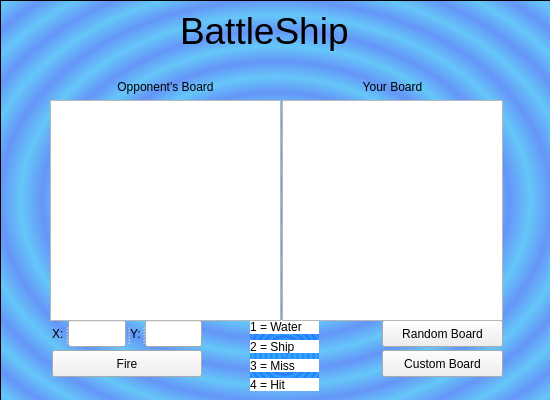
<?xml version="1.0" encoding="UTF-8"?>
<ui version="4.0">
 <class>battlenetworkgame</class>
 <widget class="QWidget" name="battlenetworkgame">
  <property name="geometry">
   <rect>
    <x>0</x>
    <y>0</y>
    <width>550</width>
    <height>400</height>
   </rect>
  </property>
  <property name="windowTitle">
   <string>BattleShip Network Game</string>
  </property>
  <widget class="QLabel" name="GameLogo">
   <property name="geometry">
    <rect>
     <x>180</x>
     <y>10</y>
     <width>191</width>
     <height>41</height>
    </rect>
   </property>
   <property name="font">
    <font>
     <pointsize>28</pointsize>
    </font>
   </property>
   <property name="text">
    <string>BattleShip</string>
   </property>
  </widget>
  <widget class="QPushButton" name="CustomButton">
   <property name="geometry">
    <rect>
     <x>382</x>
     <y>350</y>
     <width>121</width>
     <height>27</height>
    </rect>
   </property>
   <property name="text">
    <string>Custom Board</string>
   </property>
  </widget>
  <widget class="QPushButton" name="RandomButton">
   <property name="geometry">
    <rect>
     <x>382</x>
     <y>320</y>
     <width>121</width>
     <height>27</height>
    </rect>
   </property>
   <property name="text">
    <string>Random Board</string>
   </property>
  </widget>
  <widget class="QSplitter" name="Coordinates">
   <property name="enabled">
    <bool>true</bool>
   </property>
   <property name="geometry">
    <rect>
     <x>52</x>
     <y>320</y>
     <width>150</width>
     <height>27</height>
    </rect>
   </property>
   <property name="orientation">
    <enum>Qt::Horizontal</enum>
   </property>
   <widget class="QLabel" name="XLabel">
    <property name="enabled">
     <bool>true</bool>
    </property>
    <property name="text">
     <string>X:</string>
    </property>
   </widget>
   <widget class="QLineEdit" name="FireRowText"/>
   <widget class="QLabel" name="YLabel">
    <property name="text">
     <string>Y:</string>
    </property>
   </widget>
   <widget class="QLineEdit" name="FireColText">
    <property name="enabled">
     <bool>true</bool>
    </property>
   </widget>
  </widget>
  <widget class="QWidget" name="layoutWidget">
   <property name="geometry">
    <rect>
     <x>282</x>
     <y>80</y>
     <width>221</width>
     <height>241</height>
    </rect>
   </property>
   <layout class="QVBoxLayout" name="PlayerWin">
    <property name="sizeConstraint">
     <enum>QLayout::SetNoConstraint</enum>
    </property>
    <item>
     <widget class="QLabel" name="PlayerBoardLabel">
      <property name="text">
       <string>Your Board</string>
      </property>
      <property name="alignment">
       <set>Qt::AlignCenter</set>
      </property>
     </widget>
    </item>
    <item>
     <widget class="QTextBrowser" name="PlayerGameBoard"/>
    </item>
   </layout>
  </widget>
  <widget class="QPushButton" name="FireButton">
   <property name="geometry">
    <rect>
     <x>52</x>
     <y>350</y>
     <width>150</width>
     <height>27</height>
    </rect>
   </property>
   <property name="text">
    <string>Fire</string>
   </property>
  </widget>
  <widget class="QWidget" name="layoutWidget_2">
   <property name="geometry">
    <rect>
     <x>50</x>
     <y>80</y>
     <width>231</width>
     <height>241</height>
    </rect>
   </property>
   <layout class="QVBoxLayout" name="EnemyWin">
    <property name="sizeConstraint">
     <enum>QLayout::SetNoConstraint</enum>
    </property>
    <item>
     <widget class="QLabel" name="OppName">
      <property name="text">
       <string>Opponent's Board</string>
      </property>
      <property name="alignment">
       <set>Qt::AlignCenter</set>
      </property>
     </widget>
    </item>
    <item>
     <widget class="QTextBrowser" name="OpponentGameBoard">
      <property name="maximumSize">
       <size>
        <width>16777215</width>
        <height>16777215</height>
       </size>
      </property>
     </widget>
    </item>
   </layout>
  </widget>
  <widget class="QFrame" name="frame">
   <property name="geometry">
    <rect>
     <x>0</x>
     <y>0</y>
     <width>551</width>
     <height>401</height>
    </rect>
   </property>
   <property name="styleSheet">
    <string notr="true">background-color: qradialgradient(spread:repeat, cx:0.5, cy:0.5, radius:0.077, fx:0.5, fy:0.5, stop:0 rgba(0, 169, 255, 147), stop:0.497326 rgba(0, 84, 255, 147), stop:1 rgba(0, 169, 255, 147));</string>
   </property>
   <property name="frameShape">
    <enum>QFrame::StyledPanel</enum>
   </property>
   <property name="frameShadow">
    <enum>QFrame::Raised</enum>
   </property>
   <widget class="QWidget" name="layoutWidget_3">
    <property name="geometry">
     <rect>
      <x>250</x>
      <y>320</y>
      <width>69</width>
      <height>71</height>
     </rect>
    </property>
    <layout class="QVBoxLayout" name="verticalLayout">
     <item>
      <widget class="QLabel" name="label">
       <property name="styleSheet">
        <string notr="true">background-color: rgb(255, 255, 255);</string>
       </property>
       <property name="text">
        <string>1 = Water</string>
       </property>
      </widget>
     </item>
     <item>
      <widget class="QLabel" name="label_2">
       <property name="styleSheet">
        <string notr="true">background-color: rgb(255, 255, 255);</string>
       </property>
       <property name="text">
        <string>2 = Ship</string>
       </property>
      </widget>
     </item>
     <item>
      <widget class="QLabel" name="label_3">
       <property name="styleSheet">
        <string notr="true">background-color: rgb(255, 255, 255);</string>
       </property>
       <property name="text">
        <string>3 = Miss</string>
       </property>
      </widget>
     </item>
     <item>
      <widget class="QLabel" name="label_4">
       <property name="styleSheet">
        <string notr="true">background-color: rgb(255, 255, 255);</string>
       </property>
       <property name="text">
        <string>4 = Hit</string>
       </property>
      </widget>
     </item>
    </layout>
   </widget>
  </widget>
  <zorder>frame</zorder>
  <zorder>GameLogo</zorder>
  <zorder>CustomButton</zorder>
  <zorder>RandomButton</zorder>
  <zorder>Coordinates</zorder>
  <zorder>layoutWidget</zorder>
  <zorder>FireButton</zorder>
  <zorder>layoutWidget_2</zorder>
 </widget>
 <resources/>
 <connections/>
</ui>
